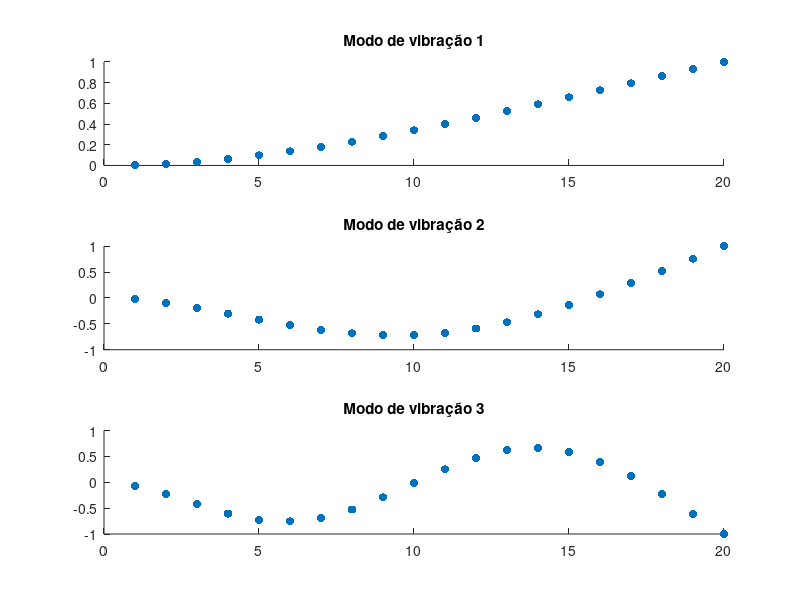
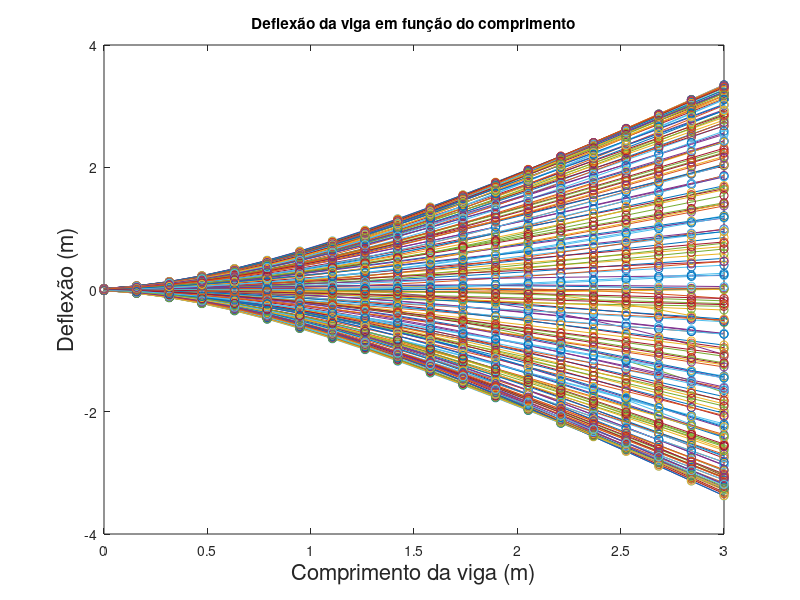
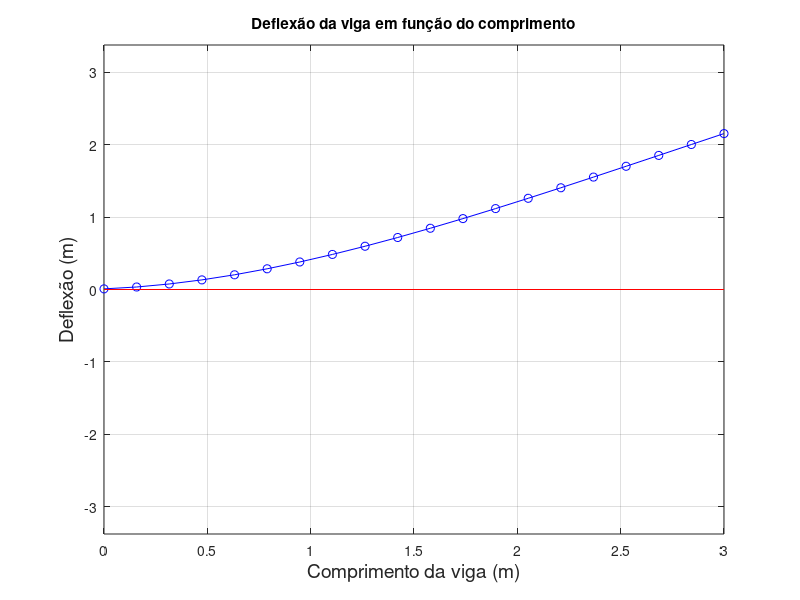

The MATLAB script that drew these images, in order:
clear
clc

% Implementação do MEF para obter as frequências naturais

% Definindo os parâmetros
I = 0.0008; % Momento de inércia
rho = 7800; % Densidade
L = 3; % Comprimento da viga
E = 200000000000; % Módulo de elasticidade
A = 0.02; % Área de seção transversal
n = 20; % Número de elementos
p_0 = 250000; % Amplitude da força
t = 0; % Tempo atual

% Matriz de rigidez do elemento
k = [12 6*L -12 6*L; 6*L 4*L^2 -6*L 2*L^2; -12 -6*L 12 -6*L; 6*L 2*L^2 -6*L 4*L^2]*E*I/L^3;
% Matriz de massa do elemento
m = [156 22*L 54 -13*L; 22*L 4*L^2 13*L -3*L^2; 54 13*L 156 -22*L; -13*L -3*L^2 -22*L 4*L^2]*rho*A*L/420;
% Inicialização das matrizes globais
M = zeros(2*n+2);
K = zeros(2*n+2);

% Montagem das matrizes globais
for i = 1:n
  M(2*i-1:2*i+2, 2*i-1:2*i+2) = M(2*i-1:2*i+2, 2*i-1:2*i+2) + m;
  K(2*i-1:2*i+2, 2*i-1:2*i+2) = K(2*i-1:2*i+2, 2*i-1:2*i+2) + k;
endfor

K_modificado = K(3:end, 3:end);
M_modificado = M(3:end, 3:end);

[V,W] = eig(K_modificado, M_modificado);
omega = sqrt(W);

% Resposta do Sistema
u0 = zeros(40);
u0_dot = zeros(40);
u0_ddot = inv(M_modificado)*(K_modificado*(-u0));
h = 0.4;
a1 = ((4/(h^2))*M_modificado);
a2 = ((4/h)*M_modificado);
a3 = M_modificado;
k_til = a1+K_modificado;

vetorDeslocamentos = zeros(101, n); % Alterado para armazenar apenas os deslocamentos
uAntigo = u0;
udotAntigo = u0_dot;
uddotAntigo = u0_ddot;

i = 1;
for t = 0:1:190
  % Vetor de força variante no tempo
  F = zeros(2*n, 1);
  if t <= 6.35234
    F(end) = -p_0 * sin(pi*t/6.35234); % Força aplicada no último nó
  endif
  p_til = F + a1*uAntigo + a2*udotAntigo + a3*uddotAntigo;
  uNovo = inv(k_til)*(p_til);
  udotNovo = (-2/h)*uAntigo - udotAntigo + (2/h)*uNovo;
  uddotNovo = (-4/(h^2))*uAntigo - (4/h)*udotAntigo - uddotAntigo + (4/(h^2))*uNovo;
  uAntigo = uNovo;
  udotAntigo = udotNovo;
  uddotAntigo = uddotNovo;
  vetorDeslocamentos(i, :) = transpose(uAntigo(1:2:end))(1:size(vetorDeslocamentos, 2)); % Alterado para considerar apenas os deslocamentos
  i = i + 1;
endfor

% Selecionando os três primeiros modos de vibração
modos = V(:,1:3);
% Normalizando os modos de vibração
modos = modos ./ max(abs(modos));
% Selecionando apenas os elementos ímpares (deslocamentos)
modos = modos(1:2:end,:);
% Gerando um conjunto de pontos mais densamente espaçados
x_fino = linspace(1, size(modos, 1), size(modos, 1));
% Plotando os modos de vibração
figure;
for i = 1:3
    subplot(3,1,i);
    scatter(x_fino, modos(:,i), 'filled');
    title(['Modo de vibração ', num2str(i)]);
end

tempo = 0:1:190;
figure;
hold on;
% Plota cada coluna de vetorDeslocamentos em relação ao tempo
for j = 1:size(vetorDeslocamentos, 2)
  plot(tempo, vetorDeslocamentos(:, j));
endfor

xlabel('Tempo');
ylabel('Deslocamentos', 'FontSize', 14);
title('Deslocamentos vs Tempo', 'FontSize', 14);
hold off;

x = linspace(0, L, n);
for i = 1:size(vetorDeslocamentos, 1)
    plot(x, vetorDeslocamentos(i, :));
    hold on;
endfor

x_nos = linspace(0, L, n);
for i = 1:size(vetorDeslocamentos, 1)
    plot(x_nos, vetorDeslocamentos(i, 1:n), 'o');
    hold on;
endfor

title('Deflexão da viga em função do comprimento');
xlabel('Comprimento da viga (m)', 'FontSize', 16);
ylabel('Deflexão (m)', 'FontSize', 16);
hold off;

x = linspace(0, L, n);
figure;
for i = 1:size(vetorDeslocamentos, 1)
    plot(x, vetorDeslocamentos(i, :), 'b-');
    hold on;
    plot(x, vetorDeslocamentos(i, :), 'bo');
    grid on;
    line([min(x) max(x)], [0 0], 'Color', 'red');
    hold off;
    title('Deflexão da viga em função do comprimento');
    xlabel('Comprimento da viga (m)', 'FontSize', 14);
    ylabel('Deflexão (m)', 'FontSize', 14);
    ylim([-max(abs(vetorDeslocamentos(:))) max(abs(vetorDeslocamentos(:)))]);
    pause(0.1); % Pausa por 0.1 segundos antes de plotar o próximo gráfico
endfor
